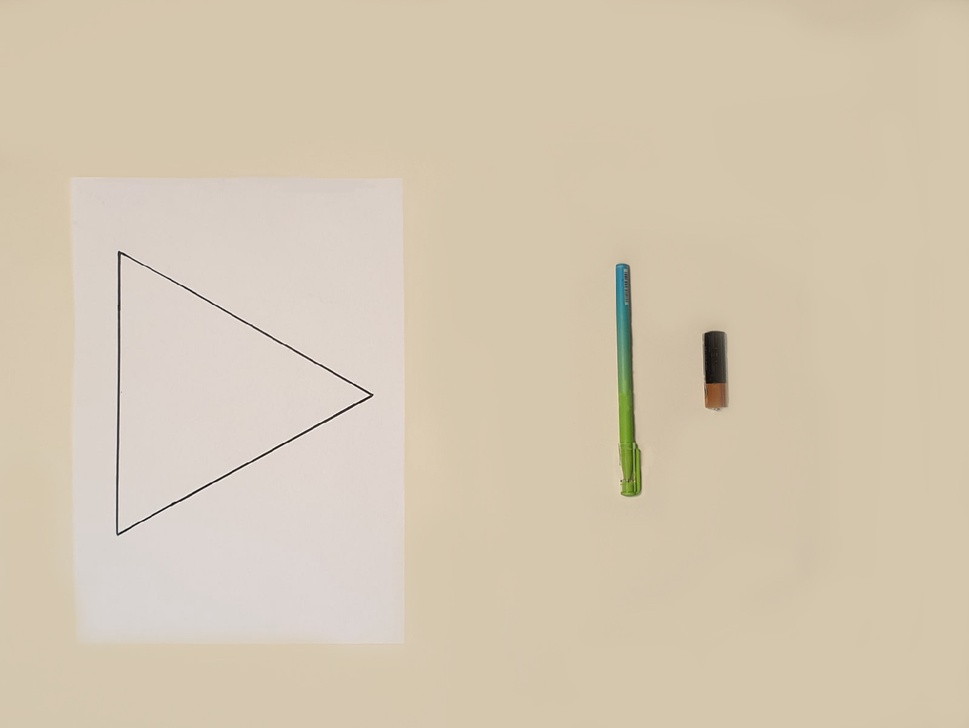
#> input picture test_cases/case1.jpg, 969 x 728 px, shrunk from 1600 x 1203 before the run; its folder holds only this picture in this run
$ python main.py
#> lines starting #> are read from the running program, lines starting #| are printed output that depends on the picture; after the words box and inside, x2 and y2 are one past the last pixel; in counts of white or black regions, pixels touching at a corner belong together
### figure_detection.py
import os
import cv2
import numpy as np
from matplotlib import pyplot as plt

from imageio import imread, imsave
from skimage.morphology import binary_opening
from skimage.measure import regionprops
from skimage.measure import label as sk_measure_label
from scipy.ndimage import binary_fill_holes


def load_images():
    images = []
    directory = 'test_cases'
    files = os.listdir(directory)
    for file in files:
        image = imread(os.path.join(directory, file))
#> image is the input picture: shape (728, 969, 3); mean R, G, B 213, 200, 178.5
        images.append(image)

    return images


def get_opencv_images(images):
    opencv_images = []
    for image in images:
        opencv_images.append(np.array(image))

    return opencv_images


def set_grayscale(images):
    grayscale_images = []
    opencv_images = get_opencv_images(images)

    for i in range(len(images)):
        open_cv_image = opencv_images[i]
        gray_image = cv2.cvtColor(open_cv_image, cv2.COLOR_BGR2GRAY)
        grayscale_images.append(gray_image)

    return grayscale_images


def find_figure_contour(images):
    opencv_images = get_opencv_images(images)
    grayscale_images = set_grayscale(images)

    for counter, grayscale_image in enumerate(grayscale_images):
        _, bw = cv2.threshold(~grayscale_image, 0, 1, cv2.THRESH_BINARY | cv2.THRESH_OTSU)
        contours, hierarchy = cv2.findContours(bw, cv2.RETR_LIST, cv2.CHAIN_APPROX_SIMPLE)[-2:]
        contours = list(contours)
        contours.sort(key=cv2.contourArea, reverse=True)

        if len(contours[0]) > 0:
            contour = contours[0]
            epsilon = cv2.arcLength(contour, True)
            approx = cv2.approxPolyDP(contour, 0.003 * epsilon, True)
            cv2.drawContours(opencv_images[counter], [approx], -1, (0, 255, 255, 255), 30)

    return opencv_images


def create_mask_without_figure(open_cv_images):
    mask_without_figures = []
    grayscale_images = set_grayscale(open_cv_images)

    for grayscale_image in grayscale_images:
        _, bw = cv2.threshold(grayscale_image, 0, 1, cv2.THRESH_BINARY | cv2.THRESH_OTSU)
        _, _ = cv2.findContours(bw, cv2.RETR_LIST, cv2.CHAIN_APPROX_SIMPLE)[-2:]
        tmp = binary_opening(bw, footprint=np.ones((20, 20)))
        mask_without_figures.append(~tmp)

    return mask_without_figures


def create_mask(images):
    masks = []
    grayscale_images = set_grayscale(images)

    for grayscale_image in grayscale_images:
        _, bw = cv2.threshold(grayscale_image, 0, 1, cv2.THRESH_BINARY | cv2.THRESH_OTSU)
        _, _ = cv2.findContours(bw, cv2.RETR_LIST, cv2.CHAIN_APPROX_SIMPLE)[-2:]
        res_otsu_enclosed = binary_opening(bw, footprint=np.ones((20, 20)))
        masks.append(~res_otsu_enclosed)

    return masks


def create_mask_figure(images):
    mask_figures = []
    res_otsu_enclosed = create_mask(images)
    opencv_images = find_figure_contour(images)
    mask_without_figures = create_mask_without_figure(opencv_images)

    for i in range(len(images)):
        mask_figures.append(mask_without_figures[i] ^ res_otsu_enclosed[i])

    return mask_figures


def get_largest_component(mask):
    labels = sk_measure_label(mask)
    props = regionprops(labels)
    areas = [prop.area for prop in props]

    largest_comp_id = np.array(areas).argmax()
    return labels == (largest_comp_id + 1)


def fill_mask_figure(masks):
    fill_masks = []
    for mask in masks:
        tmp = get_largest_component(mask)
        fill_masks.append(binary_fill_holes(tmp))
    return fill_masks


def create_bbox(masks):
    bboxes, object_area = [], []
    # для фигуры на вход должна приходить фил маск
    for mask in masks:
        label = sk_measure_label(mask)
        prop = regionprops(label)[0]
        bboxes.append(prop.bbox)
        object_area.append(prop.area)
    return bboxes, object_area


def truncate_mask(masks, bboxes):
    truncate_masks = []

    for mask, bbox in zip(masks, bboxes):
        truncate_masks.append(mask[bbox[0]:bbox[2], bbox[1]:bbox[3]])

    return truncate_masks


# [12 lines left out: functions sh, show_obj, not called in this run]
##################################################################################################### для фигур


def find_objects(mask):
    labels = sk_measure_label(mask)
    props = regionprops(labels)
    areas = [prop.area for prop in props]
    object_masks = []
    for i in range(len(areas)):
        if areas[i] != 1:
            largest_comp_id = i
            object_masks.append(labels == (largest_comp_id + 1))

    return object_masks


def create_masks_for_objects(mask_without_figure):
    masks_for_objects = []
    object_areas = []
    for mask in mask_without_figure:
        object_mask = find_objects(mask)
        objects_bbox, object_area = create_bbox(object_mask)
        masks_for_objects.append(truncate_mask(object_mask, objects_bbox))
        object_areas.append(object_area)

    return masks_for_objects, object_areas


def reverse_object_masks(masks_for_objects):
    for i in range(len(masks_for_objects)):
        for j in range(len(masks_for_objects[i])):
            masks_for_objects[i][j] = ~masks_for_objects[i][j]

    return masks_for_objects

### intelligent_placer.py
import cv2
import numpy as np


def slide_obj_over_fig(main_figure, obj, object_area):
    fig_y, fig_x = main_figure.shape
    obj_y, obj_x = obj.shape
    for pos_y in range(0, fig_y - obj_y, 20):
        for pos_x in range(0, fig_x - obj_x, 20):
            roi = main_figure[pos_y:pos_y + obj_y, pos_x:pos_x + obj_x].astype(int)
            intersect = cv2.bitwise_xor(roi, obj.astype(int))
            if np.sum(intersect) == object_area:
                main_figure[pos_y:pos_y + obj_y, pos_x:pos_x + obj_x] = obj.astype(bool)
                return (pos_y, pos_x), main_figure

    return (-1, -1), main_figure

### main.py
from figure_detection import *
from intelligent_placer import slide_obj_over_fig

if __name__ == '__main__':
    im = load_images()
#> im = 1 item
    gr = set_grayscale(im)
#> the loop in get_opencv_images, `for image in images:` made 1 pass
#> the loop in set_grayscale, `for i in range(len(images)):` made 1 pass
#> pass 1, in set_grayscale, `gray_image = cv2.cvtColor(open_cv_image, cv2.COLOR_BGR2GRAY)`:
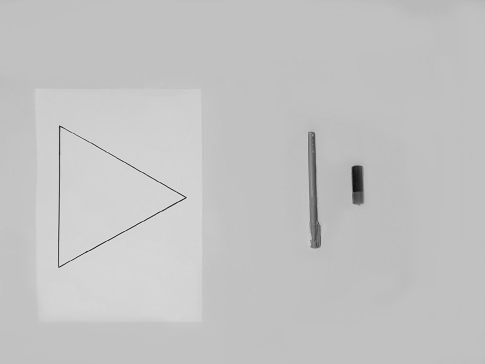
#> gray_image: shape (728, 969) (shown at 1/2 size); min 5, max 249, mean 195.1
#> gr = 1 item
    cont = find_figure_contour(im)
#> the loop in get_opencv_images (call 2), `for image in images:` made 1 pass
#> the loop in set_grayscale (call 2), `for i in range(len(images)):` made 1 pass
#> the loop in find_figure_contour, `for counter, grayscale_image in enumerate(grayscale_images):` made 1 pass
#> (counter, epsilon, approx) on pass 1: (0, 913.9, [[118, 251], [117, 535], [373, 394]])
#> pass 1, in find_figure_contour, `_, bw = cv2.threshold(~grayscale_image, 0, 1, cv2.THRESH_BINARY | cv2...`:
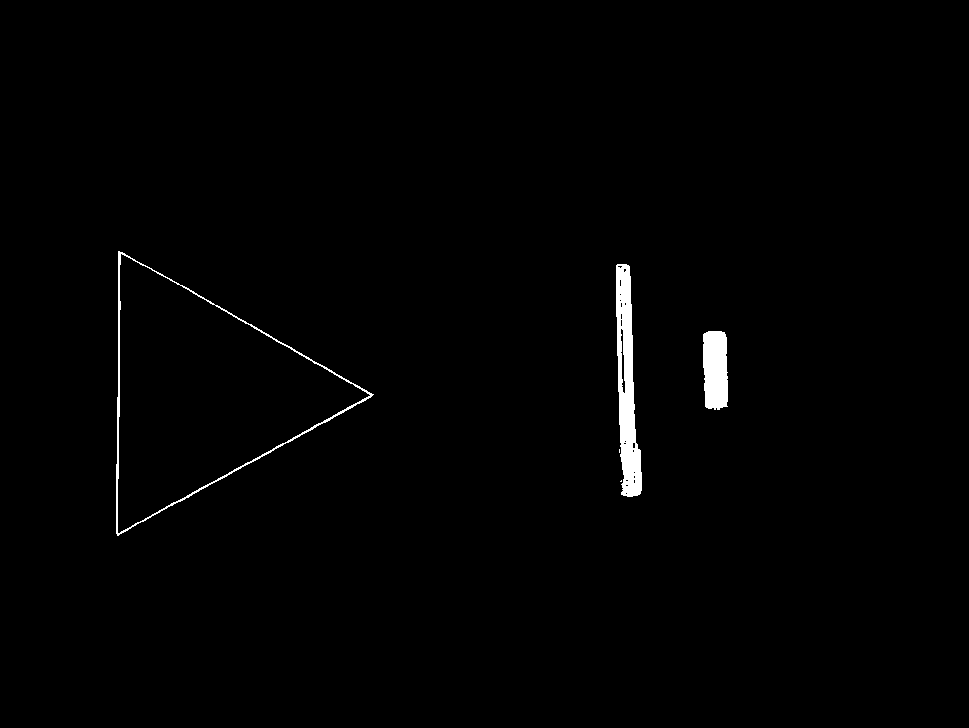
#> bw: shape (728, 969); values 0 (black) and 1 (white), 1% white; 5 white regions (2 under 20 px), largest, box (x1, y1, x2, y2) and area: (616, 264, 642, 497) 3586, (703, 331, 728, 410) 1796, (116, 251, 374, 536) 1757
#> cont = 1 item
    a = create_mask_figure(im)
#> the loop in create_mask, `for grayscale_image in grayscale_images:` made 1 pass
#> the loop in find_figure_contour (call 2), `for counter, grayscale_image in enumerate(grayscale_images):` made 1 pass
#> the loop in set_grayscale (call 5), `for i in range(len(images)):` made 1 pass
#> pass 1, in set_grayscale (call 5), `open_cv_image = opencv_images[i]`:
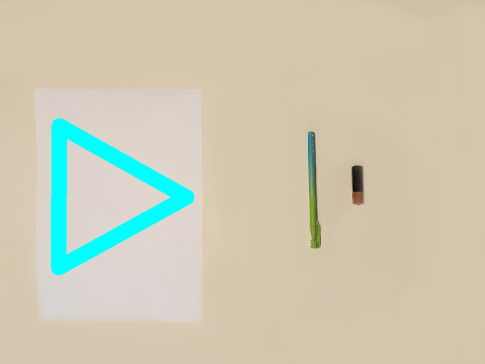
#> open_cv_image: shape (728, 969, 3) (shown at 1/2 size); mean of channels 0, 1, 2 205.2, 202, 180.7; drawn as R, G, B
#> the loop in create_mask_without_figure, `for grayscale_image in grayscale_images:` made 1 pass
#> pass 1, in create_mask_without_figure, `_, bw = cv2.threshold(grayscale_image, 0, 1, cv2.THRESH_BINARY | cv2.T..`:
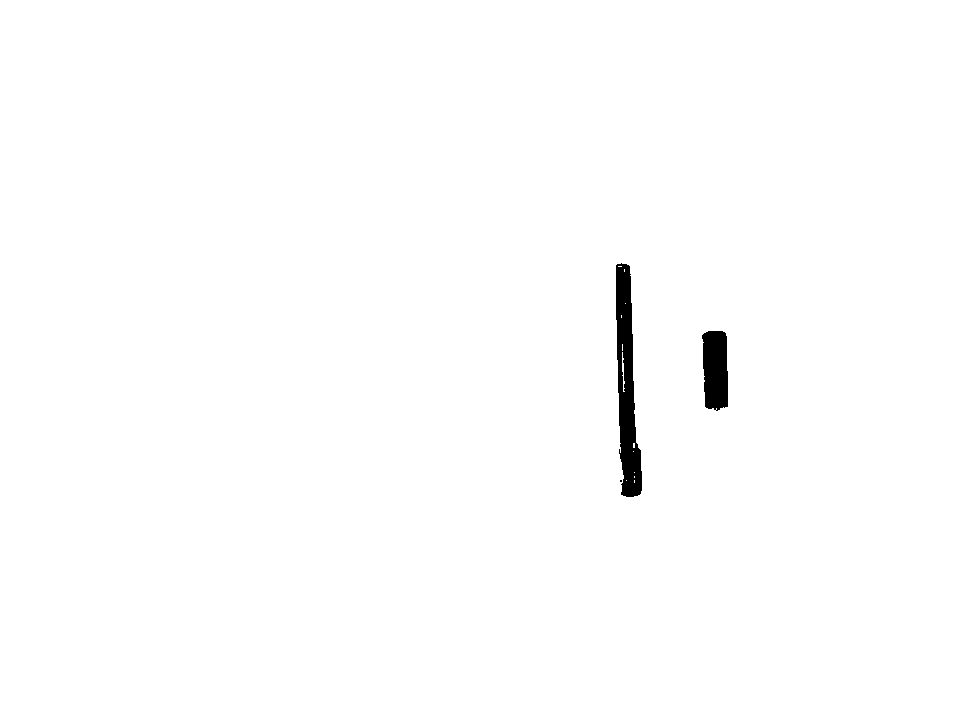
#> bw: shape (728, 969); values 0 (black) and 1 (white), 99.2% white; 3 black regions (1 under 20 px), largest, box (x1, y1, x2, y2) and area: (616, 263, 642, 497) 3698, (702, 331, 728, 411) 1823
#> the loop in create_mask_figure, `for i in range(len(images)):` made 1 pass
#> a = 1 item
    fill_mask = fill_mask_figure(a)
#> the loop in fill_mask_figure, `for mask in masks:` made 1 pass
#> largest_comp_id in get_largest_component on pass 1: 0
#> fill_mask = 1 item
    bbox, _ = create_bbox(fill_mask)
#> the loop in create_bbox, `for mask in masks:` made 1 pass
#> pass 1, in create_bbox, `label = sk_measure_label(mask)`:
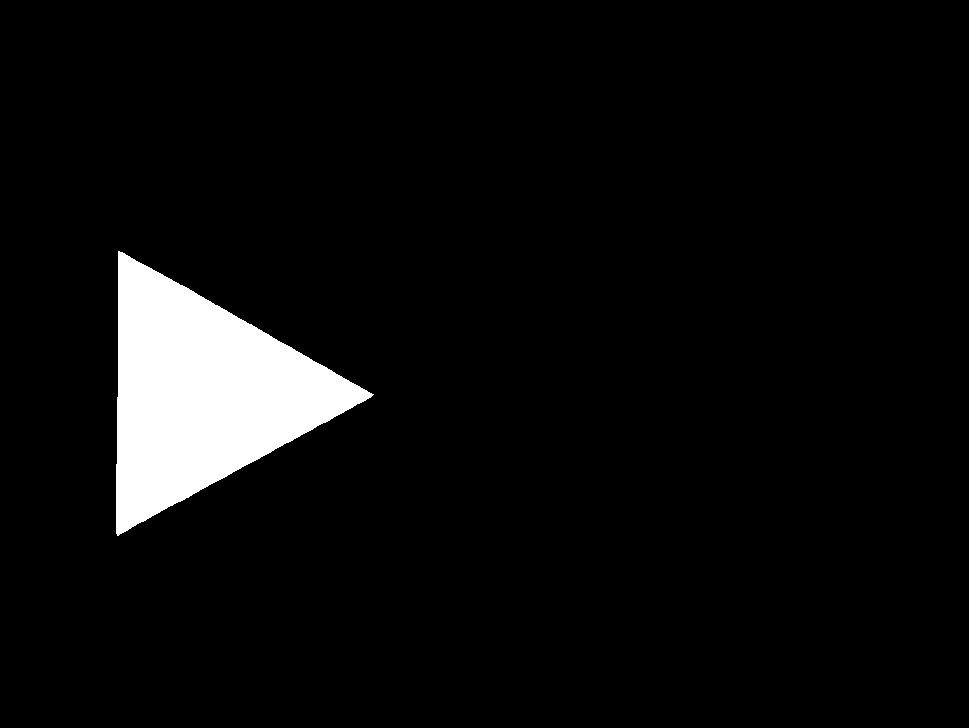
#> label: shape (728, 969) int32; values 0 (black) and 1 (white), 5.2% white; 1 white region, box (x1, y1, x2, y2) and area: (116, 251, 374, 536) 37018
#> after the loop in create_bbox, `for mask in masks:`: bboxes = [(251, 116, 536, 374)]; object_area = [37018]
#> bbox = [(251, 116, 536, 374)]
    tr = truncate_mask(fill_mask, bbox)
#> the loop in truncate_mask, `for mask, bbox in zip(masks, bboxes):` made 1 pass
#> after the loop in truncate_mask, `for mask, bbox in zip(masks, bboxes):`: truncate_masks = 1 item
#> tr = 1 item

    b = find_figure_contour(im)
#> b = 1 item
    mask_without_fig = create_mask_without_figure(b)
#> the loop in create_mask_without_figure (call 2), `for grayscale_image in grayscale_images:` made 1 pass
#> mask_without_fig = 1 item
    masks_for_objects, object_areas = create_masks_for_objects(mask_without_fig)
#> the loop in create_masks_for_objects, `for mask in mask_without_figure:` made 1 pass
#> (objects_bbox, object_area) on pass 1: ([(263, 616, 497, 642), (331, 702, 411, 728)], [3851, 1832])
#> after the loop in create_masks_for_objects, `for mask in mask_without_figure:`: object_areas = [[3851, 1832]]
#> masks_for_objects = 1 item; object_areas = [[3851, 1832]]
    masks_for_objects = reverse_object_masks(masks_for_objects)
#> the loop in reverse_object_masks, `for i in range(len(masks_for_objects)):` made 1 pass
#> after the loop in reverse_object_masks, `for i in range(len(masks_for_objects)):`: masks_for_objects = 1 item
    #show_obj(masks_for_objects)

    object_loc = []
    answer = []
    i = 1

    for main_fig, obj, obj_area in zip(tr, masks_for_objects, object_areas):
        for ob, area in zip(obj, obj_area):
            (y, x), result = slide_obj_over_fig(main_fig, ob, area)
            object_loc.append([y, x])

            if x == -1:
                print(i, "No")
                break

        plt.imshow(result, cmap='gray')
        plt.show()
        print(i, "Yes")
        answer.append(result)
        i += 1
#> this loop made 1 pass
#> (obj_area, i) on pass 1: ([3851, 1832], 2)
#> (printed output is left out)
#> pass 1, `plt.show()`:
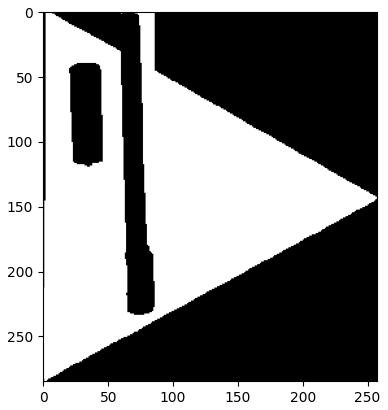
#> figure drawn by matplotlib, 1 panel
#> after the loop, answer = 1 item; i = 2; object_loc = [[0, 60], [40, 20]]

$ run again, on test_cases/case2.jpg
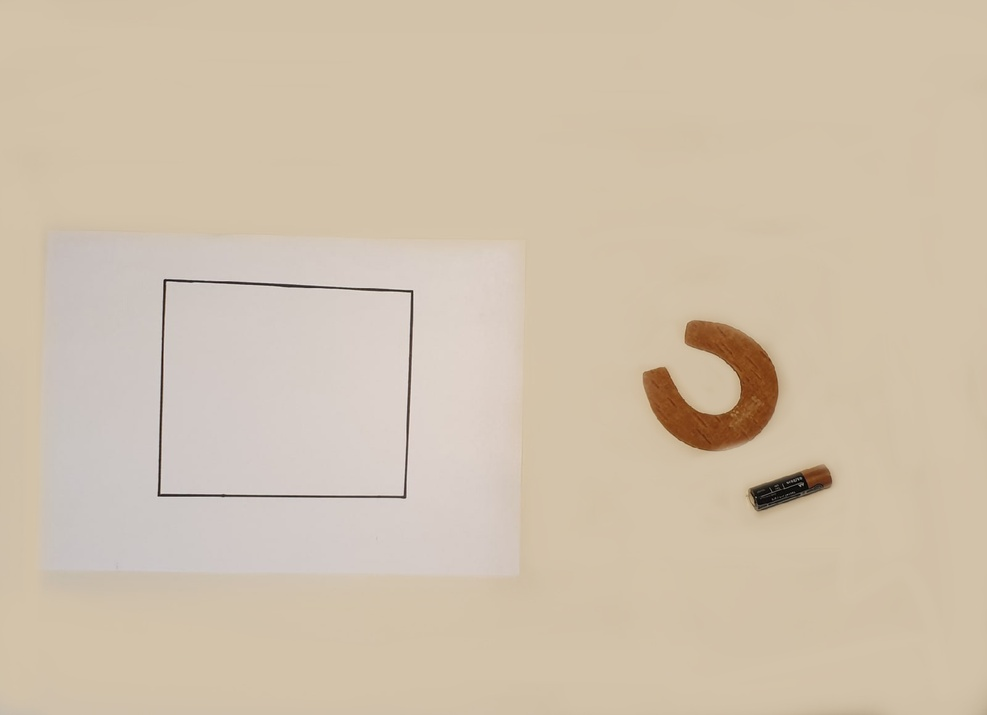
#> input picture test_cases/case2.jpg, 987 x 715 px, shrunk from 1600 x 1159 before the run
#> in load_images, image is the input picture: shape (715, 987, 3); mean R, G, B 208.5, 193.5, 172.8
#> im = 1 item
#> the loop in get_opencv_images, `for image in images:` made 1 pass
#> the loop in set_grayscale, `for i in range(len(images)):` made 1 pass
#> the loop in get_opencv_images (call 2), `for image in images:` made 1 pass
#> the loop in set_grayscale (call 2), `for i in range(len(images)):` made 1 pass
#> the loop in find_figure_contour, `for counter, grayscale_image in enumerate(grayscale_images):` made 1 pass
#> (counter, epsilon, approx) on pass 1: (0, 930.2, [[164, 279], [158, 496], [405, 497], [412, 290]])
#> pass 1, in find_figure_contour, `_, bw = cv2.threshold(~grayscale_image, 0, 1, cv2.THRESH_BINARY | cv2...`:
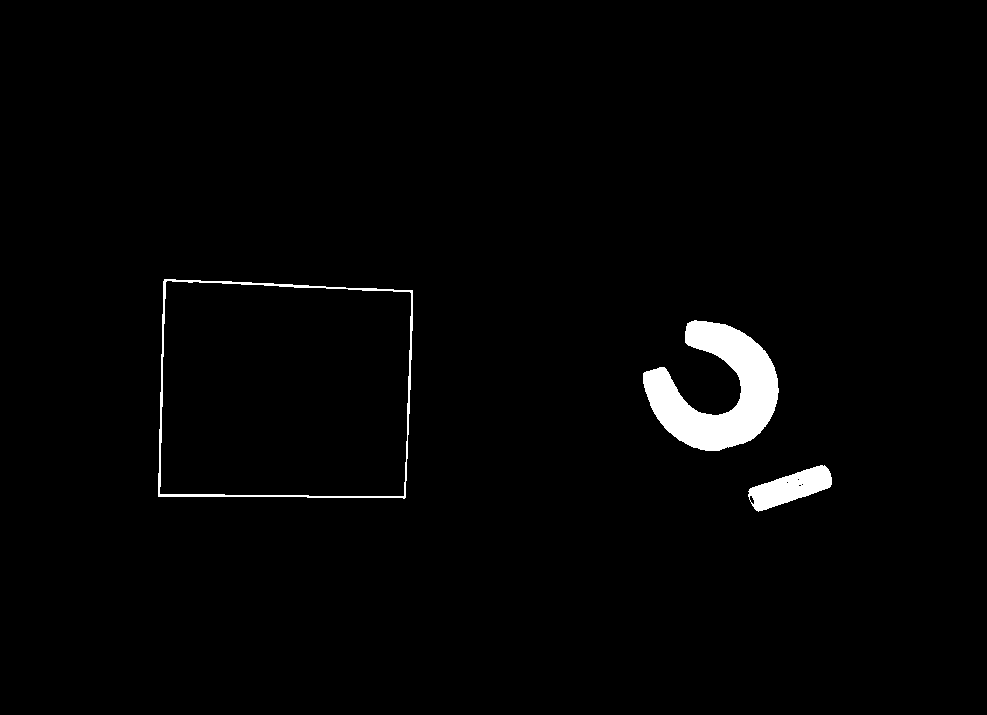
#> bw: shape (715, 987); values 0 (black) and 1 (white), 1.9% white; 3 white regions, box (x1, y1, x2, y2) and area: (643, 320, 779, 451) 8987, (158, 279, 413, 499) 2100, (748, 465, 832, 512) 2049
#> the loop in create_mask, `for grayscale_image in grayscale_images:` made 1 pass
#> the loop in find_figure_contour (call 2), `for counter, grayscale_image in enumerate(grayscale_images):` made 1 pass
#> the loop in create_mask_without_figure, `for grayscale_image in grayscale_images:` made 1 pass
#> the loop in create_mask_figure, `for i in range(len(images)):` made 1 pass
#> the loop in fill_mask_figure, `for mask in masks:` made 1 pass
#> (areas in get_largest_component, largest_comp_id in get_largest_component) on pass 1: ([2118, 1, 1, 1, 1, 1, 1, 1, 1, 1, 1, 1, 1], 0)
#> the loop in create_bbox, `for mask in masks:` made 1 pass
#> after the loop in create_bbox, `for mask in masks:`: bboxes = [(279, 158, 499, 413)]; object_area = [53150]
#> `bbox, _ = create_bbox(fill_mask)`: bbox = [(279, 158, 499, 413)]
#> the loop in truncate_mask, `for mask, bbox in zip(masks, bboxes):` made 1 pass
#> after the loop in truncate_mask, `for mask, bbox in zip(masks, bboxes):`: truncate_masks = 1 item
#> the loop in create_mask_without_figure (call 2), `for grayscale_image in grayscale_images:` made 1 pass
#> the loop in create_masks_for_objects, `for mask in mask_without_figure:` made 1 pass
#> (objects_bbox, object_area) on pass 1: ([(320, 643, 451, 779), (465, 748, 512, 832)], [9048, 2078])
#> after the loop in create_masks_for_objects, `for mask in mask_without_figure:`: object_areas = [[9048, 2078]]
#> `masks_for_objects, object_areas = create_masks_for_objects(mask_withou..`: masks_for_objects = 1 item; object_areas = [[9048, 2078]]
#> the loop in reverse_object_masks, `for i in range(len(masks_for_objects)):` made 1 pass
#> after the loop in reverse_object_masks, `for i in range(len(masks_for_objects)):`: masks_for_objects = 1 item
#> the loop `for main_fig, obj, obj_area in zip(tr, masks_for_objects, object_areas):` made 1 pass
#> (obj_area, i) on pass 1: ([9048, 2078], 2)
#> (printed output is left out)
#> pass 1, `plt.show()`:
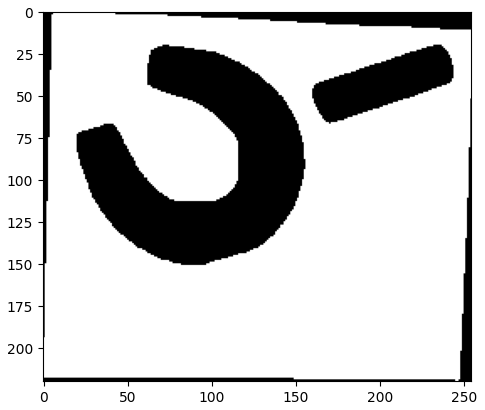
#> figure drawn by matplotlib, 1 panel
#> after the loop `for main_fig, obj, obj_area in zip(tr, masks_for_objects, object_areas):`: i = 2; object_loc = [[20, 20], [20, 160]]
